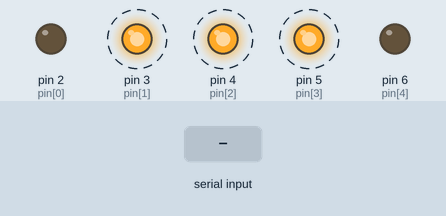
A sketch run on a simulated Arduino Uno, built with avr-gcc and run on an emulated ATmega328P. Parts: output pins drawn as LEDs (lit = HIGH). Dashed ring = blinking. The test bench sets the inputs (shaded band).

Above: at 0.5 s.
At 2.3 s:
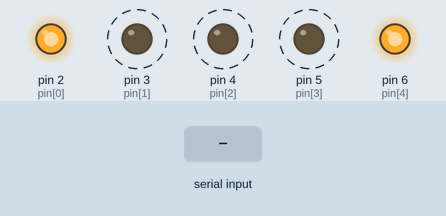
2.4 s: "1" received over Serial
At 2.5 s:
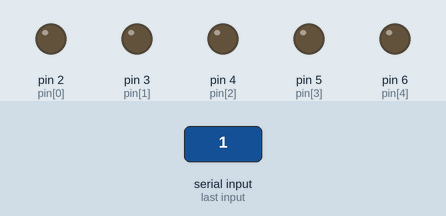
Timing chart, 0 to 14.4 s (numbered marks = the images above; inputs shaded):
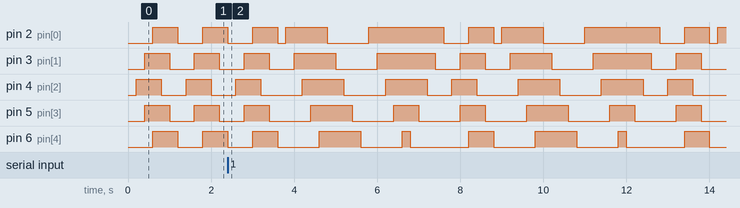

The sketch:

Chargement.ino
```cpp
int table[5]={0,0,0,0,0};
int compteur = 0;
int pin[5] = {2,3,4,5,6};
int generalDelay = 200;

void setup() {
  Serial.begin(9600);
  pinMode(pin[0], OUTPUT);
  pinMode(pin[1], OUTPUT);
  pinMode(pin[2], OUTPUT);
  pinMode(pin[3], OUTPUT);
  pinMode(pin[4], OUTPUT);
}

void serialEvent(){
  compteur = compteur + 1;
}

void loop(){

  if (compteur%3 == 0){
    explosion();
  }
  else if (compteur%3 == 1){
    poursuite();
  }
  else if (compteur%3 == 2){
    rebond();
  }

}

void explosion(){
  state0();
  delay(generalDelay);
  state21();
  delay(generalDelay);
  state22();
  delay(generalDelay);
  state5();
  delay(generalDelay);
  state23();
  delay(generalDelay);
  state24();
  delay(generalDelay);
}

void poursuite(){
  state0();
  delay(generalDelay);
  state1();
  delay(generalDelay);
  state2();
  delay(generalDelay);
  state3();
  delay(generalDelay);
  state4();
  delay(generalDelay);
  state5();
  delay(generalDelay);
  state16();
  delay(generalDelay);
  state17();
  delay(generalDelay);
  state18();
  delay(generalDelay);
  state19();
  delay(generalDelay);
}

void rebond() {

  state0();
  delay(generalDelay);
  state1();
  delay(generalDelay);
  state2();
  delay(generalDelay);
  state3();
  delay(generalDelay);
  state4();
  delay(generalDelay);
  state5();
  delay(generalDelay);
  state6();
  delay(generalDelay);
  state7();
  delay(generalDelay);
  state8();
  delay(generalDelay);
  state9();
  delay(generalDelay);
}

void state0(){
  digitalWrite(pin[0],LOW);
  digitalWrite(pin[1],LOW);
  digitalWrite(pin[2],LOW);
  digitalWrite(pin[3],LOW);
  digitalWrite(pin[4],LOW);
}

void state1(){
  digitalWrite(pin[0],HIGH);
  digitalWrite(pin[1],LOW);
  digitalWrite(pin[2],LOW);
  digitalWrite(pin[3],LOW);
  digitalWrite(pin[4],LOW);
}

void state2(){
  digitalWrite(pin[0],HIGH);
  digitalWrite(pin[1],HIGH);
  digitalWrite(pin[2],LOW);
  digitalWrite(pin[3],LOW);
  digitalWrite(pin[4],LOW);
}

void state3(){
  digitalWrite(pin[0],HIGH);
  digitalWrite(pin[1],HIGH);
  digitalWrite(pin[2],HIGH);
  digitalWrite(pin[3],LOW);
  digitalWrite(pin[4],LOW);
}

void state4(){
  digitalWrite(pin[0],HIGH);
  digitalWrite(pin[1],HIGH);
  digitalWrite(pin[2],HIGH);
  digitalWrite(pin[3],HIGH);
  digitalWrite(pin[4],LOW);
}

void state5(){
  digitalWrite(pin[0],HIGH);
  digitalWrite(pin[1],HIGH);
  digitalWrite(pin[2],HIGH);
  digitalWrite(pin[3],HIGH);
  digitalWrite(pin[4],HIGH);
}

void state6(){
  digitalWrite(pin[0],HIGH);
  digitalWrite(pin[1],HIGH);
  digitalWrite(pin[2],HIGH);
  digitalWrite(pin[3],HIGH);
  digitalWrite(pin[4],LOW);
}

void state7(){
  digitalWrite(pin[0],HIGH);
  digitalWrite(pin[1],HIGH);
  digitalWrite(pin[2],HIGH);
  digitalWrite(pin[3],LOW);
  digitalWrite(pin[4],LOW);
}

void state8(){
  digitalWrite(pin[0],HIGH);
  digitalWrite(pin[1],HIGH);
  digitalWrite(pin[2],LOW);
  digitalWrite(pin[3],LOW);
  digitalWrite(pin[4],LOW);
}

void state9(){
  digitalWrite(pin[0],HIGH);
  digitalWrite(pin[1],LOW);
  digitalWrite(pin[2],LOW);
  digitalWrite(pin[3],LOW);
  digitalWrite(pin[4],LOW);
}

void state16(){
  digitalWrite(pin[0],LOW);
  digitalWrite(pin[1],HIGH);
  digitalWrite(pin[2],HIGH);
  digitalWrite(pin[3],HIGH);
  digitalWrite(pin[4],HIGH);
}

void state17(){
  digitalWrite(pin[0],LOW);
  digitalWrite(pin[1],LOW);
  digitalWrite(pin[2],HIGH);
  digitalWrite(pin[3],HIGH);
  digitalWrite(pin[4],HIGH);
}

void state18(){
  digitalWrite(pin[0],LOW);
  digitalWrite(pin[1],LOW);
  digitalWrite(pin[2],LOW);
  digitalWrite(pin[3],HIGH);
  digitalWrite(pin[4],HIGH);
}

void state19(){
  digitalWrite(pin[0],LOW);
  digitalWrite(pin[1],LOW);
  digitalWrite(pin[2],LOW);
  digitalWrite(pin[3],LOW);
  digitalWrite(pin[4],HIGH);
}

void state21(){
  digitalWrite(pin[0],LOW);
  digitalWrite(pin[1],LOW);
  digitalWrite(pin[2],HIGH);
  digitalWrite(pin[3],LOW);
  digitalWrite(pin[4],LOW);
}

void state22(){
  digitalWrite(pin[0],LOW);
  digitalWrite(pin[1],HIGH);
  digitalWrite(pin[2],HIGH);
  digitalWrite(pin[3],HIGH);
  digitalWrite(pin[4],LOW);
}

void state23(){
  digitalWrite(pin[0],HIGH);
  digitalWrite(pin[1],HIGH);
  digitalWrite(pin[2],LOW);
  digitalWrite(pin[3],HIGH);
  digitalWrite(pin[4],HIGH);
}

void state24(){
  digitalWrite(pin[0],HIGH);
  digitalWrite(pin[1],LOW);
  digitalWrite(pin[2],LOW);
  digitalWrite(pin[3],LOW);
  digitalWrite(pin[4],HIGH);
}
```

Measured:
- by itself, pin 2 (pin[0]): repeats every 5.2 s: HIGH 0.60 s, LOW 0.20 s, HIGH 1.0 s, LOW 1.0 s, HIGH 1.8 s, LOW 0.60 s
- by itself, pin 3 (pin[1]): repeats every 5.2 s: LOW 0.60 s, HIGH 1.0 s, LOW 1.0 s, HIGH 1.4 s, LOW 0.60 s, HIGH 0.60 s
- by itself, pin 4 (pin[2]): repeats every 5.2 s: 2 × (LOW 1.0 s, HIGH 1.0 s), LOW 0.60 s, HIGH 0.60 s
- by itself, pin 5 (pin[3]): repeats every 5.2 s: LOW 1.0 s, HIGH 1.0 s, 2 × (LOW 1.0 s, HIGH 0.60 s)
- by itself, pin 6 (pin[4]): repeats every 5.2 s: HIGH 0.60 s, LOW 1.0 s, HIGH 1.0 s, LOW 1.0 s, HIGH 0.20 s, LOW 1.4 s
